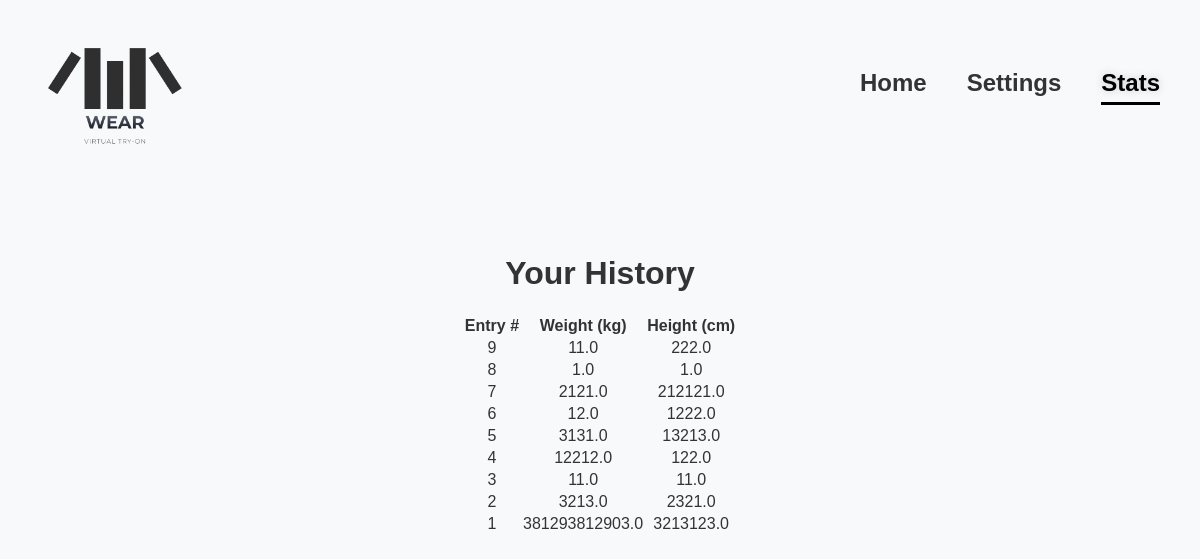
/stats, run on an earlier commit of the app's database.
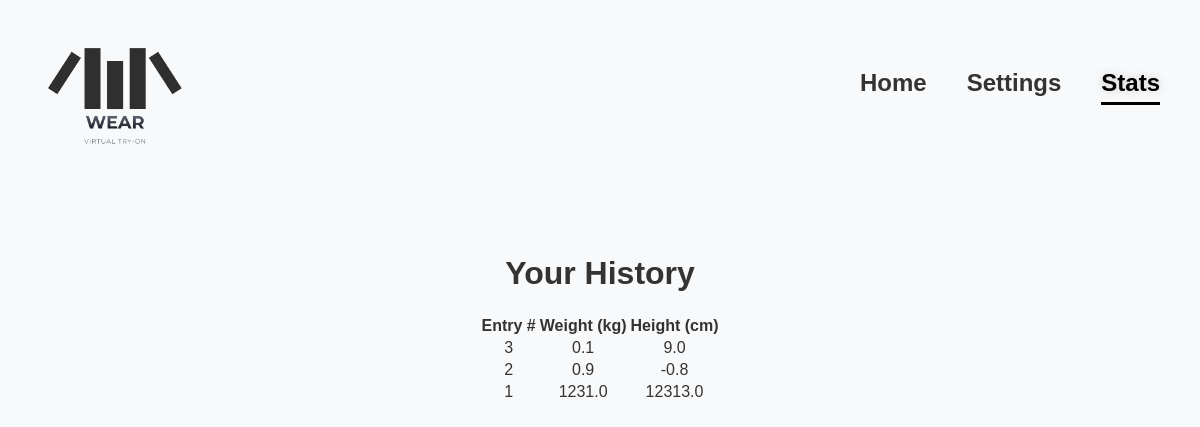
And on a later commit of the database.
### tables this page shows
CREATE TABLE user_settings (
                id INTEGER PRIMARY KEY AUTOINCREMENT,
                weight REAL,
                height REAL
            );

### app.py (the view)
@app.route("/stats")
def stats():
    history_data = []
    with sqlite3.connect('wear_app.db') as conn:
        conn.row_factory = sqlite3.Row
        cursor = conn.cursor()
        cursor.execute("SELECT * FROM user_settings ORDER BY id DESC")
        history_data = cursor.fetchall()
    return render_template("stats.html", history=history_data)

### templates/stats.html (shortened to what this page needs)
<!DOCTYPE html>
<html lang="en">
<head>
    <link rel="stylesheet" href="{{ url_for('static', filename='style.css') }}">
</head>
<body>
    <header class="navbar">
        <div class="logo-container">
            <img src="{{ url_for('static', filename='logo.png') }}" alt="WEAR Logo" class="logo">
        </div>
        <nav class="nav-links">
            <a href="/" class="nav-item">Home</a>
            <a href="/settings" class="nav-item">Settings</a>
            <a href="/stats" class="nav-item active">Stats</a>
        </nav>
    </header>
    <main class="hero-section">
        <h1>Your History</h1>
        <div class="stats-container">
            {% if history %}
                <table class="styled-table">
                    <thead>
                        <tr>
                            <th>Entry #</th>
                            <th>Weight (kg)</th>
                            <th>Height (cm)</th>
                        </tr>
                    </thead>
                    <tbody>
                        {% for row in history %}
                        <tr>
                            <td>{{ row.id }}</td>
                            <td>{{ row.weight }}</td>
                            <td>{{ row.height }}</td>
                        </tr>
                        {% endfor %}
                    </tbody>
                </table>
            {% else %}
                <p>No data recorded yet.</p>
            {% endif %}
        </div>
    </main>
</body>
</html>

### static/style.css (style rules this page uses)
body { margin: 0; padding: 0; font-family: sans-serif; background-color: #f8f9fa; color: #333; overflow-x: hidden; animation: fadeInAnimation ease 1.5s; animation-iteration-count: 1; animation-fill-mode: forwards; }
.navbar { display: flex; align-items: center; justify-content: space-between; padding: 10px 40px; width: 100%; box-sizing: border-box; background-color: transparent; }
.logo { height: 150px; width: auto; user-select: none; -webkit-user-drag: none; }
.nav-links { display: flex; gap: 40px; }
.nav-item { text-decoration: none; color: #333; font-weight: bold; font-size: 24px; padding-bottom: 5px; position: relative; transition: all 0.3s ease; }
.nav-item.active { color: #000; text-shadow: 0 0 10px rgba(0,0,0,0.2); border-bottom: 3px solid #000; }
.hero-section { padding: 60px 20px; max-width: 800px; margin: 0 auto; text-align: center; display: flex; flex-direction: column; align-items: center; }

What changed in the data, as far as the page shows it:
removed user_settings: id "9", weight "11.0", height "222.0"
removed user_settings: id "8", weight "1.0", height "1.0"
removed user_settings: id "7", weight "2121.0", height "212121.0"
removed user_settings: id "6", weight "12.0", height "1222.0"
removed user_settings: id "5", weight "3131.0", height "13213.0"
removed user_settings: id "4", weight "12212.0", height "122.0"
changed user_settings id 3: weight "11.0" → "0.1"; height "11.0" → "9.0"
changed user_settings id 2: weight "3213.0" → "0.9"; height "2321.0" → "-0.8"
changed user_settings id 1: weight "381293812903.0" → "1231.0"; height "3213123.0" → "12313.0"
